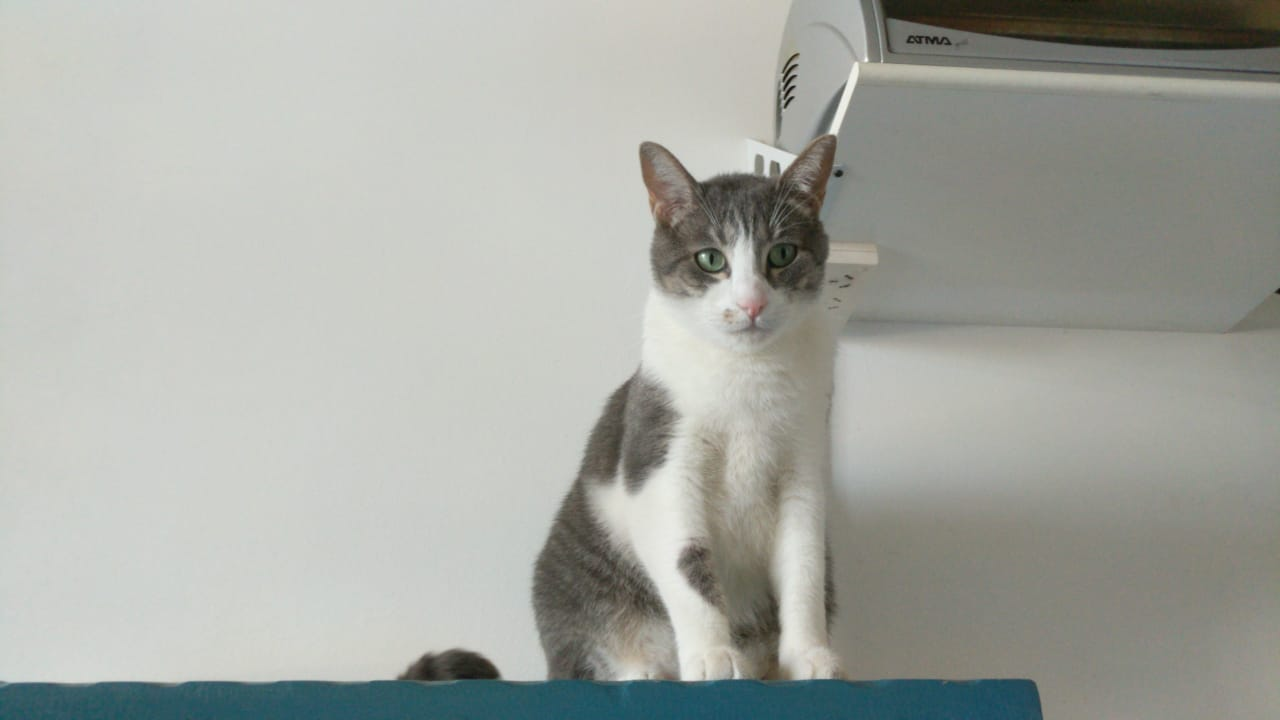
#> input picture Acamica/class38/domo.jpg, 1280 x 720 px
$ jupyter execute DS_Encuentro_38_SVD.ipynb   (shell and % lines are left out)
#> lines starting #> are read from the running program, lines starting #| are printed output that depends on the picture
# SVD
### Ejemplo compresión de una imagen
Vamos a empezar con un ejemplo simple. SVD puede ser usado en el contexto de imágenes para comprimir fotos. Si en lugar de guardar la foto entera (Matriz M de la clase), uno guardase una representación reducida de esta matriz (B) y la manera de pasar de un espacio a otro (V*), entonces un se podría ahorrar mucho espacio en el guardado de la foto. Este mismo proceso se utiliza a veces en imágenes y señales para reducir el ruido de las mismas (proceso llamdo denoising)

EL formalismo de SVD nos asegura que dado el rango que eligamos (r), la foto que podamos reconstruir a partir de B y V* (M moño) será la "mas parecida" posible a la foto original (M)

Primero cargamos la foto. Si no la tienen, deberan bajarse la libreria PIL para hacer este proceso mas fácil

[cell 1]
from PIL import Image
import matplotlib.pyplot as plt
import numpy as np
plt.style.use('classic')
img = Image.open('domo.jpg')
#> img is the input picture: PIL image 1280x720 RGB; mean R, G, B 165.6, 168.2, 162.1
# convert image to grayscale
imggray = img.convert('LA')
# convert to numpy array
imgmat = np.array(list(imggray.getdata(band=0)), float)
# Reshape according to orginal image dimensions
imgmat.shape = (imggray.size[1], imggray.size[0])

plt.figure(figsize=(9, 6))
plt.imshow(imgmat, cmap='gray')
plt.show()
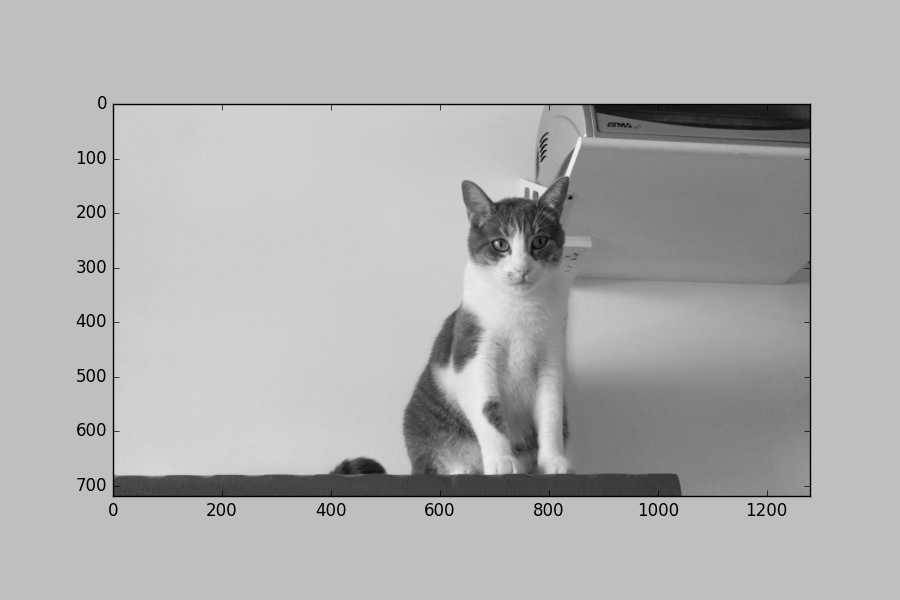
#> figure drawn by matplotlib, 1 panel

[cell 2]
imgmat.shape
#> Out = (720, 1280)

Vamos a usar la versión clasica del algoritmo de SVD que viene en numpy (noten que importante que es, que viene por default en numpy, ya que se usa para muchas ams cosas).

[cell 3]
U, D, V = np.linalg.svd(imgmat)
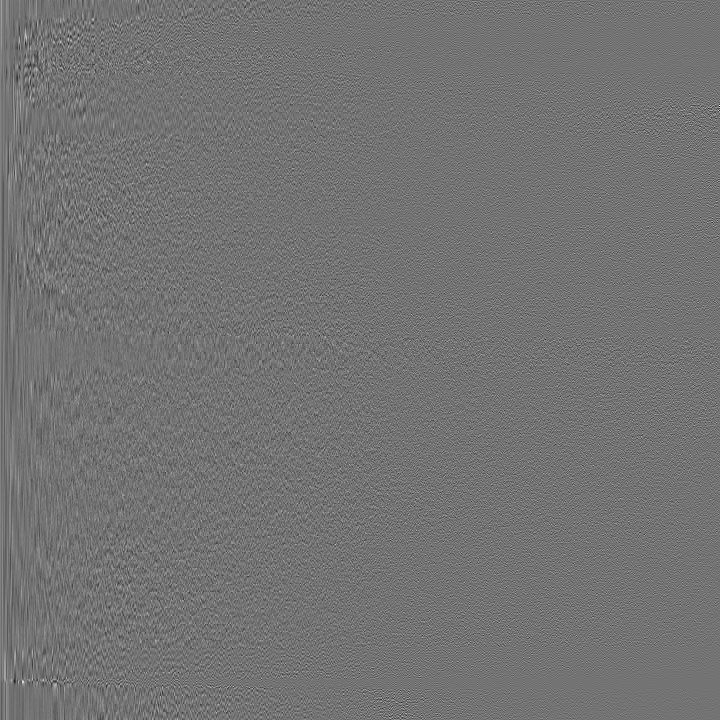
#> U: shape (720, 720) float64; min -0.323, max 0.391, mean 5.2e-05; drawn with min black and max white
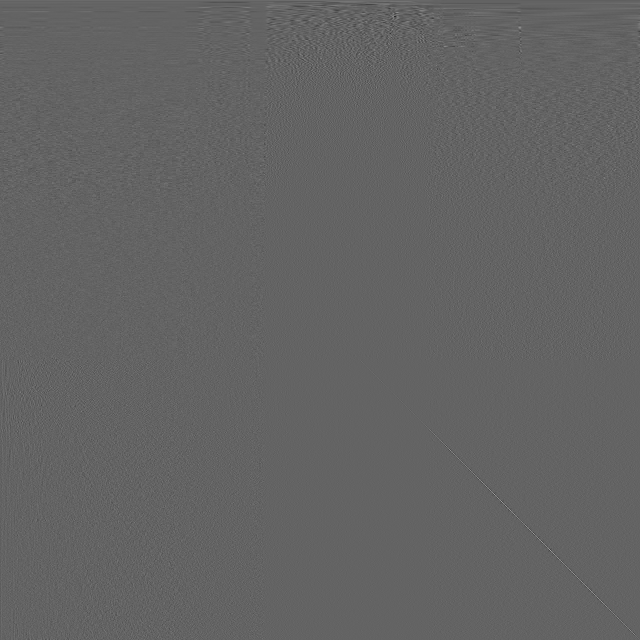
#> V: shape (1280, 1280) float64 (shown at 1/2 size); min -0.34, max 0.53, mean 1.99e-05; drawn with min black and max white
#> D = 720 values, max 163911.1 at index 0, min 1.1 at index 719, mean 422.6

Inspeccionemos la dimensión de los elementos:

[cell 4]
imgmat.shape
#> Out = (720, 1280)

[cell 5]
U.shape
#> Out = (720, 720)

[cell 6]
D.shape
#> Out = (720,)

[cell 7]
V.shape
#> Out = (1280, 1280)

Así como está, si multiplicamos adecuadamente estos tres elementos, recuperariamos la foto original. Veamos que si tomamos los 720 valores singulares tendremos la imagen original nuevamente:

[cell 8]
reconstimg = np.matrix(U[:, :720]) * np.diag(D[:720]) * np.matrix(V[:720, :])
plt.imshow(reconstimg, cmap='gray')
plt.show()

El objetivo pasa por tomar unicamente los valores singulares mas altos. Por una cuestión de comodidad, los valores en D (notar que representa una matriz diagonal pero viene en forma de vector!) ya están ordenados de menor a mayor, siendo los primeros los de mayor valor. Ahora sí, vamos a probar tomando menos valores singulares, empecemos por sólo 2.

[cell 9]
reconstimg = np.matrix(U[:, :2]) * np.diag(D[:2]) * np.matrix(V[:2, :])
plt.imshow(reconstimg, cmap='gray')
plt.show()

[cell 10]
reconstimg.reshape(reconstimg.size)

No es muy sorprendente el resultado, pero ya se peude al menos ver que hay un objeto en el centro de la imagen, para tener tan poca información (sólo los dos vectores propios asociados a los valores propios y los valores propios) no está tan mal. Ahora si, barramos una cantidad mas razonable de valores singulares, y observemos los resultados.

[cell 11]
A = reconstimg.reshape((reconstimg.size,))
A.shape
#> Out = (1, 921600)

[cell 12]
for i in [5, 10, 15, 20, 30, 50,100]:
    reconstimg = np.matrix(U[:, :i]) * np.diag(D[:i]) * np.matrix(V[:i, :])
    plt.imshow(reconstimg, cmap='gray')
    title = "n = %s" % i
    plt.title(title)
    plt.show()
#> this loop made 7 passes
#> pass 1, `reconstimg = np.matrix(U[:, :i]) * np.diag(D[:i]) * np.matrix(V[:i, :])`:
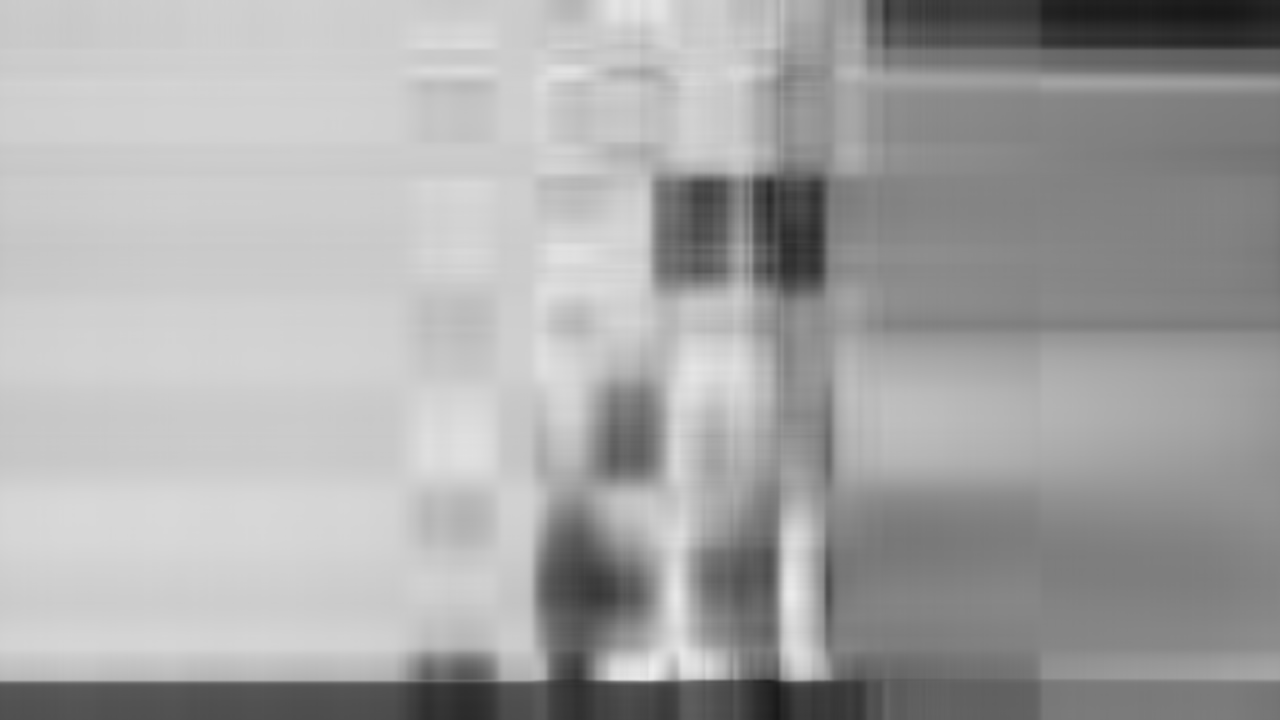
#> reconstimg: shape (720, 1280) float64; min 24.06, max 237.3, mean 166.7

### Ejemplo con muchas imagenes
Vamos a trabajar ahora con una serie de imagenes de caras de personas famosas. Nustro objetivo será encontrar un numero r de "caras base" (o "eigenfaces"). Estas son las mejores caras que, al ser combinadas de alguna manera en particular, pueden generar de vuelta todas las caras de nuestro dataset.

[cell 13]
import os
import re
import numpy as np
import matplotlib.pyplot as plt
dir_data_caras ='../datasets/lfw1000'
# Vemos cuantos archivos hay en la carpeta
print(len(os.listdir(dir_data_caras)))

Buscamos los nombres de todos los archivos en la carpeta donde tenemos el dataset:

[cell 14]
lista_data_caras = os.listdir(dir_data_caras)
lista_data_caras[:10]

Definimos una funcion para leer este tipo de archivos:

[cell 15]
def read_pgm(filename, byteorder='>'):
    """Return image data from a raw PGM file as numpy array.

    Format specification: http://netpbm.sourceforge.net/doc/pgm.html

    """
    with open(filename, 'rb') as f:
        buffer = f.read()
    try:
        header, width, height, maxval = re.search(
            b"(^P5\s(?:\s*#.*[\r\n])*"
            b"(\d+)\s(?:\s*#.*[\r\n])*"
            b"(\d+)\s(?:\s*#.*[\r\n])*"
            b"(\d+)\s(?:\s*#.*[\r\n]\s)*)", buffer).groups()
    except AttributeError:
        raise ValueError("Not a raw PGM file: '%s'" % filename)
    return np.frombuffer(buffer,
                            dtype='u1' if int(maxval) < 256 else byteorder+'u2',
                            count=int(width)*int(height),
                            offset=len(header)
                            ).reshape((int(height), int(width)))

Para graficar las imagenes las debemos leer con la función que creamos y reproducirla con imshow de matplotlib. Notemos que cada imagen son 64 x 64 pixeles, en escala de grises.

[cell 16]
image = read_pgm(dir_data_caras+'/'+lista_data_caras[0], byteorder='<')
plt.imshow(image, plt.cm.gray)
plt.show()
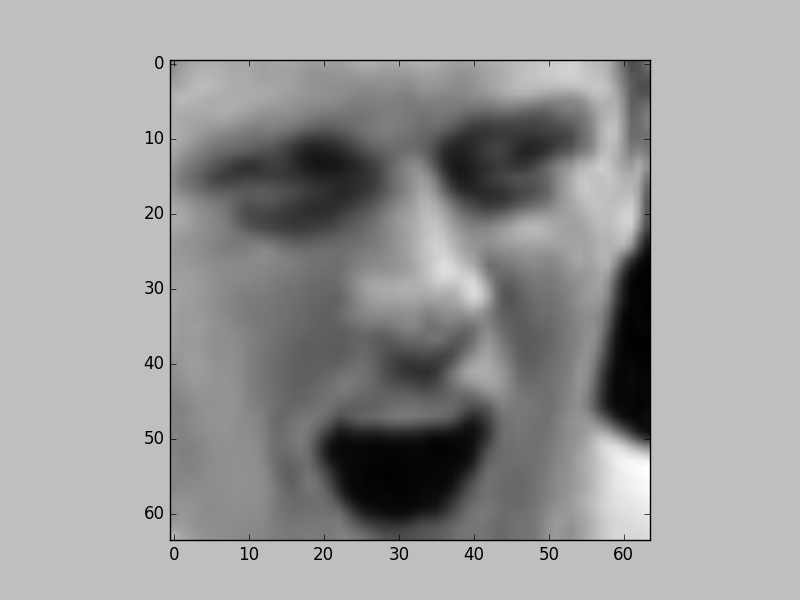
#> figure drawn by matplotlib, 1 panel
image.shape

Ahora vamos a armar una lista vacia y agregarle todas matrices de las imagenes dentro.

[cell 17]
lista_matrices_imagenes = []
# Notar que recorremos todos los archivos de la carpeta y los leemos uno por uno.
for nombre in lista_data_caras:
    image = read_pgm(dir_data_caras+'/'+nombre, byteorder='<')
    lista_matrices_imagenes.append(image)
    #print(nombre)
    if image.shape != (64,64):
        print('La imagen no tiene 64x64')

Llevamos cada imagen a un vector, y armamos una matriz donde el numero de filas es la cantidad de imagenes y las columnas son los 64x64 pixeles de cada imagen.

[cell 18]
m = len(lista_matrices_imagenes)
d = image.shape[0] * image.shape[1]
X = np.reshape(lista_matrices_imagenes, (m, d))

Para volver a pasar de fila de la matrix X a imagen solo debemos hacer el proceso inverso al reshape anterior.

[cell 19]
# To get back to an image, just reshape it again
plt.imshow((np.reshape(X[int(len(X)/2), :], (image.shape[0], image.shape[1]))), plt.cm.gray)
# plt.imshow((np.reshape(X[50, :], (image.shape[0], image.shape[1]))), plt.cm.gray)
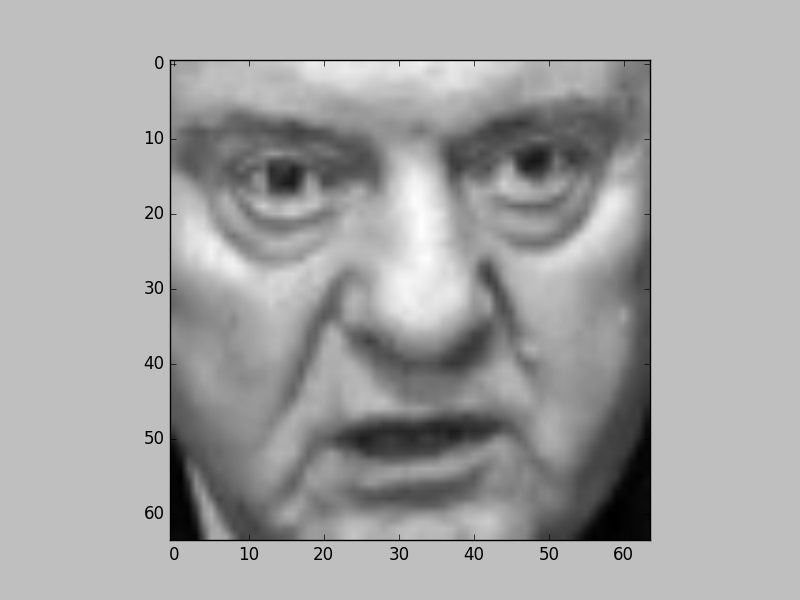
#> figure drawn by matplotlib, 1 panel

Ahora si, aplicamos el algoritmo de SVD a toda esta matriz. Notemos que se lo apicamos a todas las imagenes juntas al mismo tiempo. Esto es diferente a lo que hicimos en el ejercicio anterior, buscamos "caras base" que representen de la mejor manera posible en nuestra poblacion de caras.

[cell 20]
U, D, V = np.linalg.svd(X, full_matrices=False)

[cell 21]
# Chequeamos dimensiones
print("X:", X.shape)
print("U:", U.shape)
print("Sigma:", D.shape)
print("VT:", V.shape)

Ahora reconstrimosla matrix X con solo 100 valores principales

[cell 22]
numero = 20
new_X = np.matrix(U[:, :numero]) * np.diag(D[:numero]) * np.matrix(V[:numero, :])

Si volvemos a ver la cara anterior, vemos que ya podemos distinguirla, pero la resolución no es la optima. Prueben modificar el número de valroes princpales hasta encontrar uno que les parezca adecuado.

[cell 23]
plt.imshow((np.reshape(new_X[int(len(new_X)/2), :], (image.shape[0], image.shape[1]))), plt.cm.gray)
#plt.imshow((np.reshape(new_X[50, :], (image.shape[0], image.shape[1]))), plt.cm.gray)

Ahora si, podemos explorar cuales son las "caras base". Recordemos que nuestro "diccionario" para volver del espacio de la matriz B al espacio de la matriz original M es la matriz de vectores singulares por derecha V. Veamos que V tiene la forma (numero de isntancias x cantidad de pixeles):

[cell 24]
V.shape

Las filas de V son entonces las los vectores singulares por derecha, ordenados por orden de relevancia. V[0] es el que esta asociado al valor singular mas alto, V[1] al segundo, y así sucesivamente. Sumando los de diferentes maneras los priemros r (por ejemplo, como vimos, los primeros 100), uno puede recuperar las imágenes originales. La infomaciónd e como se deben sumar esta en la matriz U.

[cell 25]
plt.imshow((np.reshape(V[2], (image.shape[0], image.shape[1]))), plt.cm.gray)
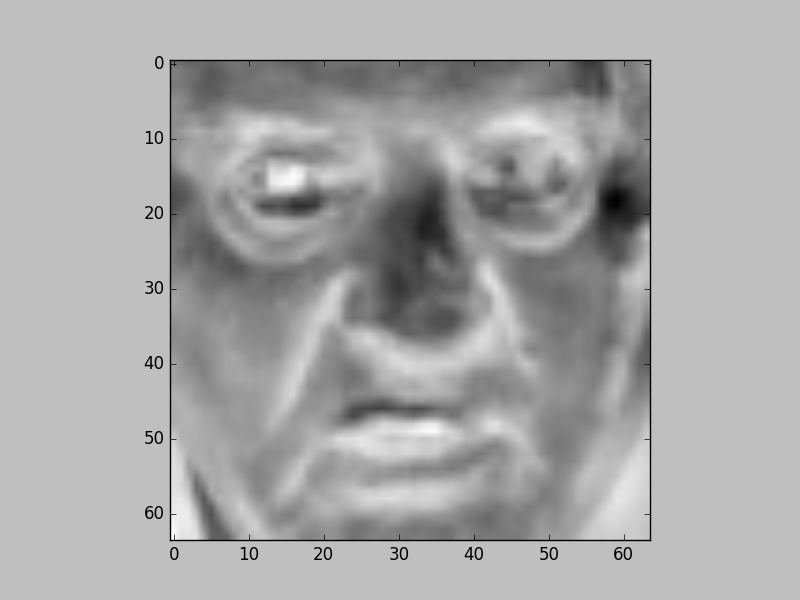
#> figure drawn by matplotlib, 1 panel
